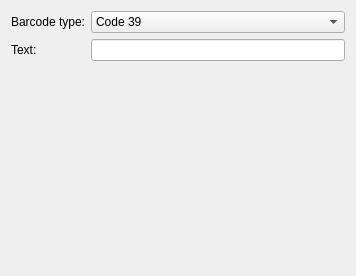
<?xml version="1.0" encoding="UTF-8"?>
<ui version="4.0">
 <class>LReportPropertyPageBarcode</class>
 <widget class="QWidget" name="LReportPropertyPageBarcode">
  <property name="geometry">
   <rect>
    <x>0</x>
    <y>0</y>
    <width>356</width>
    <height>276</height>
   </rect>
  </property>
  <property name="windowTitle">
   <string>Form</string>
  </property>
  <layout class="QFormLayout" name="formLayout">
   <property name="labelAlignment">
    <set>Qt::AlignLeading|Qt::AlignLeft|Qt::AlignVCenter</set>
   </property>
   <item row="0" column="0">
    <widget class="QLabel" name="label">
     <property name="text">
      <string>Barcode type:</string>
     </property>
    </widget>
   </item>
   <item row="0" column="1">
    <widget class="QComboBox" name="comboBox">
     <item>
      <property name="text">
       <string>Code 39</string>
      </property>
     </item>
     <item>
      <property name="text">
       <string>Code 39 extented</string>
      </property>
     </item>
     <item>
      <property name="text">
       <string>Code 128</string>
      </property>
     </item>
     <item>
      <property name="text">
       <string>Code 128 large</string>
      </property>
     </item>
     <item>
      <property name="text">
       <string>Dobson</string>
      </property>
     </item>
    </widget>
   </item>
   <item row="1" column="0">
    <widget class="QLabel" name="label_2">
     <property name="text">
      <string>Text:</string>
     </property>
    </widget>
   </item>
   <item row="1" column="1">
    <widget class="QLineEdit" name="lineEdit"/>
   </item>
  </layout>
 </widget>
 <resources/>
 <connections/>
</ui>
